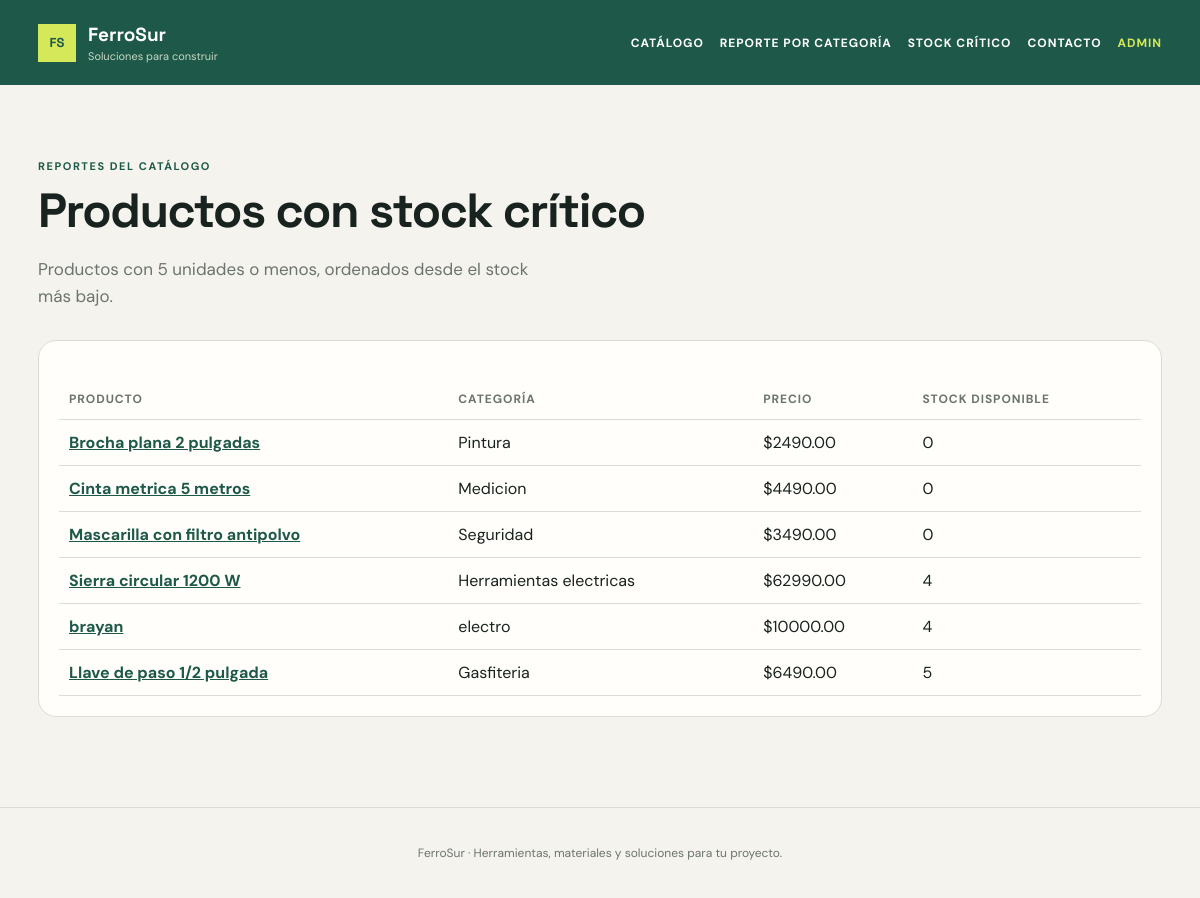
Screenshot of /reportes/stock-critico/ with the database file from the repository.
### catalogo/models.py (models this page shows, shortened)
class Producto(models.Model):
    nombre = models.CharField(max_length=200)
    categoria = models.CharField(max_length=100)
    precio = models.DecimalField(max_digits=10, decimal_places=2, default=0)
    stock = models.IntegerField(default=0)
    class Meta:
        verbose_name = 'Producto'
        verbose_name_plural = 'Productos'

### catalogo/views.py (the view)
# urls.py: path('reportes/stock-critico/', views.reporte_stock_critico, name='reporte_stock_critico'),
def reporte_stock_critico(request):
    productos = Producto.objects.filter(stock__lte=STOCK_CRITICO_UMBRAL).order_by('stock', 'nombre')
    return render(request, 'catalogo/reporte_stock_critico.html', {
        'productos': productos,
        'umbral_stock': STOCK_CRITICO_UMBRAL,
    })

### catalogo/templates/catalogo/reporte_stock_critico.html (shortened to what this page needs)
{% extends 'catalogo/base.html' %}
{% block content %}
<section class="report-page">
    <p class="eyebrow">REPORTES DEL CATÁLOGO</p>
    <h1>Productos con stock crítico</h1>
    <p class="lead">Productos con {{ umbral_stock }} unidades o menos, ordenados desde el stock más bajo.</p>
    <div class="table-panel report-table">
        <table class="products-table">
            <thead>
                <tr>
                    <th>Producto</th>
                    <th>Categoría</th>
                    <th>Precio</th>
                    <th>Stock disponible</th>
                </tr>
            </thead>
            <tbody>
                {% for producto in productos %}
                <tr>
                    <td><a href="{% url 'catalogo:detalle' producto.id %}">{{ producto.nombre }}</a></td>
                    <td>{{ producto.categoria }}</td>
                    <td>${{ producto.precio|floatformat:2 }}</td>
                    <td>{{ producto.stock }}</td>
                </tr>
                {% empty %}
                <tr><td colspan="4">No hay productos bajo el umbral de stock crítico.</td></tr>
                {% endfor %}
            </tbody>
        </table>
    </div>
</section>
{% endblock %}

### catalogo/templates/catalogo/base.html (shortened to what this page needs)
{% load static %}
<!doctype html>
<html lang="es">
<head>
    <link rel="stylesheet" href="{% static 'catalogo/styles.css' %}">
</head>
<body>
    <header class="site-header">
        <div class="header-inner">
            <a class="brand" href="{% url 'catalogo:landing' %}">
                <span class="brand-mark">FS</span>
                <span><strong>FerroSur</strong><small>Soluciones para construir</small></span>
            </a>
            <div class="header-actions">
                <a class="header-catalog-link" href="{% url 'catalogo:lista' %}">Catálogo</a>
                <a class="header-catalog-link" href="{% url 'catalogo:reporte_categorias' %}">Reporte por categoría</a>
                <a class="header-catalog-link" href="{% url 'catalogo:reporte_stock_critico' %}">Stock crítico</a>
                <a class="header-catalog-link" href="{% url 'catalogo:consulta_cliente' %}">Contacto</a>
                {% if user.is_staff %}
                    <a class="header-admin-link" href="{% url 'catalogo:lista' %}#gestion-productos">Gestionar catálogo</a>
                {% else %}
                    <a class="header-admin-link" href="{% url 'catalogo:admin_login' %}">Admin</a>
                {% endif %}
            </div>
        </div>
    </header>
    <main class="page-shell">
        {% block content %}{% endblock %}
    </main>
    <footer class="site-footer">
        <p>FerroSur &middot; Herramientas, materiales y soluciones para tu proyecto.</p>
    </footer>
</body>
</html>

### catalogo/static/catalogo/styles.css (style rules this page uses)
:root { --ink: #18221f; --muted: #6b746f; --paper: #f5f3ed; --card: #fffefa; --line: #d9ddd5; --green: #1e5848; --lime: #d4e85a; --red: #a64c3d; }
* { box-sizing: border-box; }
body { margin: 0; color: var(--ink); background: var(--paper); font-family: 'DM Sans', sans-serif; }
.site-header { background: var(--green); color: white; }
.header-inner { max-width: 1180px; margin: auto; padding: 22px 28px; display: flex; align-items: center; justify-content: space-between; }
.brand { color: white; text-decoration: none; display: flex; align-items: center; gap: 12px; }
.brand-mark { width: 38px; height: 38px; display: grid; place-items: center; background: var(--lime); color: var(--green); font: 700 13px 'Space Grotesk', sans-serif; }
.brand strong, .brand small { display: block; }
.brand strong { font: 700 19px 'Space Grotesk', sans-serif; }
.brand small { color: #c7d8c4; font-size: 11px; margin-top: 2px; }
.page-shell { max-width: 1180px; margin: auto; padding: 74px 28px 90px; }
.eyebrow { margin: 0 0 14px; color: var(--green); font-size: 11px; font-weight: 700; letter-spacing: .14em; }
h1, h2, h3 { font-family: 'Space Grotesk', sans-serif; }
h1 { max-width: 650px; margin: 0; font-size: clamp(38px, 5vw, 68px); line-height: .98; letter-spacing: -.03em; }
.lead { max-width: 510px; color: var(--muted); font-size: 17px; line-height: 1.6; margin: 22px 0 0; }
.site-footer { border-top: 1px solid var(--line); color: var(--muted); font-size: 12px; padding: 25px 28px; text-align: center; }
.table-panel { background: var(--card); border: 1px solid var(--line); border-radius: 18px; padding: 20px; overflow: hidden; }
.products-table { width: 100%; border-collapse: collapse; margin-top: 18px; }
.products-table th, .products-table td { text-align: left; padding: 12px 10px; border-bottom: 1px solid var(--line); vertical-align: middle; }
.products-table th { font-size: 12px; letter-spacing: .08em; text-transform: uppercase; color: var(--muted); }
.report-page h1 { font-size: clamp(32px, 4vw, 52px); }
.report-page > .lead { margin-bottom: 30px; }
.report-table { max-width: 100%; }
.report-table a { color: var(--green); font-weight: 700; }
.header-actions { display: flex; flex-wrap: wrap; align-items: center; gap: 16px; }
.header-admin-link { color: var(--lime); text-decoration: none; font-size: 12px; font-weight: 700; letter-spacing: .08em; text-transform: uppercase; }
.header-catalog-link { color: white; text-decoration: none; font-size: 12px; font-weight: 700; letter-spacing: .08em; text-transform: uppercase; }

### rows the page displays
Producto: nombre "Brocha plana 2 pulgadas", categoria "Pintura", precio "2490.00", stock "0"
Producto: nombre "Cinta metrica 5 metros", categoria "Medicion", precio "4490.00", stock "0"
Producto: nombre "Mascarilla con filtro antipolvo", categoria "Seguridad", precio "3490.00", stock "0"
Producto: nombre "Sierra circular 1200 W", categoria "Herramientas electricas", precio "62990.00", stock "4"
Producto: nombre "brayan", categoria "electro", precio "10000.00", stock "4"
Producto: nombre "Llave de paso 1/2 pulgada", categoria "Gasfiteria", precio "6490.00", stock "5"

### other values shown
{{ umbral_stock }} "5"
